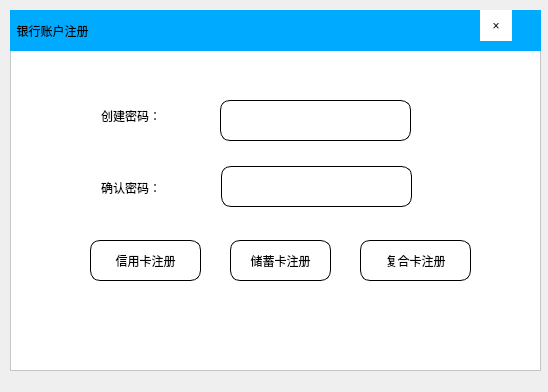
<?xml version="1.0" encoding="UTF-8"?>
<ui version="4.0">
 <class>Zhuce</class>
 <widget class="QDialog" name="Zhuce">
  <property name="geometry">
   <rect>
    <x>0</x>
    <y>0</y>
    <width>548</width>
    <height>392</height>
   </rect>
  </property>
  <property name="windowTitle">
   <string>Dialog</string>
  </property>
  <widget class="QFrame" name="frame">
   <property name="geometry">
    <rect>
     <x>10</x>
     <y>10</y>
     <width>531</width>
     <height>361</height>
    </rect>
   </property>
   <property name="styleSheet">
    <string notr="true">background-color: rgb(255, 255, 255);</string>
   </property>
   <property name="frameShape">
    <enum>QFrame::StyledPanel</enum>
   </property>
   <property name="frameShadow">
    <enum>QFrame::Raised</enum>
   </property>
   <widget class="QLabel" name="label">
    <property name="geometry">
     <rect>
      <x>0</x>
      <y>0</y>
      <width>531</width>
      <height>41</height>
     </rect>
    </property>
    <property name="styleSheet">
     <string notr="true">background-color: rgb(0, 170, 255);
font: 75 12pt &quot;微软雅黑&quot;;</string>
    </property>
    <property name="text">
     <string>  银行账户注册</string>
    </property>
   </widget>
   <widget class="QToolButton" name="close">
    <property name="geometry">
     <rect>
      <x>470</x>
      <y>0</y>
      <width>32</width>
      <height>31</height>
     </rect>
    </property>
    <property name="styleSheet">
     <string notr="true">border:none</string>
    </property>
    <property name="text">
     <string>×</string>
    </property>
   </widget>
   <widget class="QPushButton" name="credit">
    <property name="geometry">
     <rect>
      <x>80</x>
      <y>230</y>
      <width>111</width>
      <height>41</height>
     </rect>
    </property>
    <property name="styleSheet">
     <string notr="true">border-radius:10px;
border:1px solid black;</string>
    </property>
    <property name="text">
     <string>信用卡注册</string>
    </property>
   </widget>
   <widget class="QPushButton" name="saving">
    <property name="geometry">
     <rect>
      <x>220</x>
      <y>230</y>
      <width>101</width>
      <height>41</height>
     </rect>
    </property>
    <property name="styleSheet">
     <string notr="true">border-radius:10px;
border:1px solid black;</string>
    </property>
    <property name="text">
     <string>储蓄卡注册</string>
    </property>
   </widget>
   <widget class="QPushButton" name="comp">
    <property name="geometry">
     <rect>
      <x>350</x>
      <y>230</y>
      <width>111</width>
      <height>41</height>
     </rect>
    </property>
    <property name="styleSheet">
     <string notr="true">border-radius:10px;
border:1px solid black;</string>
    </property>
    <property name="text">
     <string>复合卡注册</string>
    </property>
   </widget>
   <widget class="QLineEdit" name="password1">
    <property name="geometry">
     <rect>
      <x>210</x>
      <y>90</y>
      <width>191</width>
      <height>41</height>
     </rect>
    </property>
    <property name="styleSheet">
     <string notr="true">border-radius:10px;
border:1px solid black;</string>
    </property>
    <property name="echoMode">
     <enum>QLineEdit::Password</enum>
    </property>
   </widget>
   <widget class="QLineEdit" name="password2">
    <property name="geometry">
     <rect>
      <x>211</x>
      <y>156</y>
      <width>191</width>
      <height>41</height>
     </rect>
    </property>
    <property name="styleSheet">
     <string notr="true">border-radius:10px;
border:1px solid black;</string>
    </property>
    <property name="echoMode">
     <enum>QLineEdit::Password</enum>
    </property>
   </widget>
   <widget class="QLabel" name="label_2">
    <property name="geometry">
     <rect>
      <x>91</x>
      <y>75</y>
      <width>81</width>
      <height>61</height>
     </rect>
    </property>
    <property name="styleSheet">
     <string notr="true">font: 10pt &quot;微软雅黑&quot;;</string>
    </property>
    <property name="text">
     <string>创建密码：</string>
    </property>
   </widget>
   <widget class="QLabel" name="label_3">
    <property name="geometry">
     <rect>
      <x>91</x>
      <y>157</y>
      <width>91</width>
      <height>41</height>
     </rect>
    </property>
    <property name="styleSheet">
     <string notr="true">font: 10pt &quot;微软雅黑&quot;;</string>
    </property>
    <property name="text">
     <string>确认密码：</string>
    </property>
   </widget>
  </widget>
 </widget>
 <resources/>
 <connections/>
</ui>
